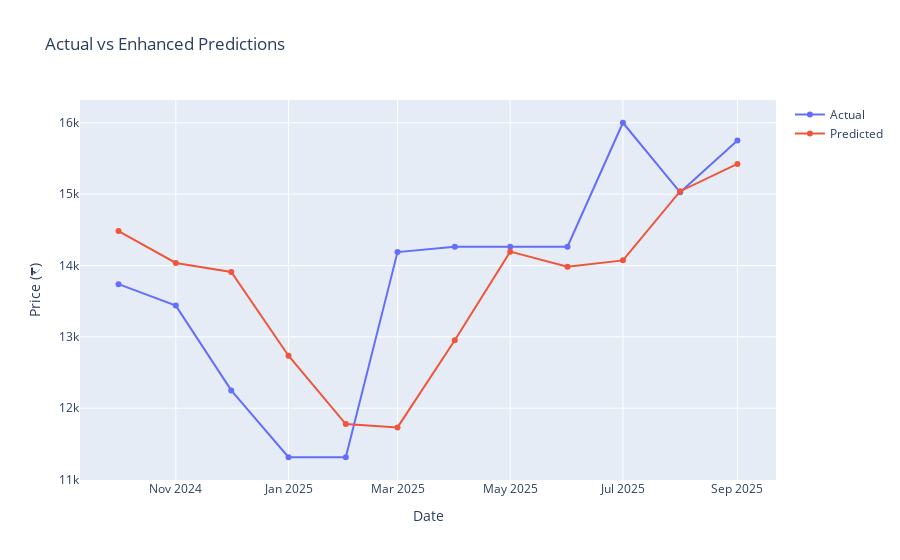

The notebook cell saved with this chart:
### Markdown cell above
## Part 2: Model Development

### Rolling Mean Model Design
We implement a 3-month rolling mean model for the following reasons:

1. **Simplicity & Interpretability**
   - Easy to understand and explain
   - Clear relationship between inputs and outputs
   - Transparent prediction process

2. **Robustness**
   - Less sensitive to outliers than complex models
   - Handles missing data effectively
   - Provides stable predictions

3. **Real-time Capability**
   - Instant updates with new data
   - Low computational requirements
   - Suitable for web deployment

4. **Business Alignment**
   - Captures recent market trends
   - Provides reliable short-term forecasts
   - Supports quick decision-making

### Model Parameters
- Window Size: 3 months (configurable)
- Prediction Horizon: 12 months
- Input: Historical monthly prices
- Output: Next month's predicted price

### Evaluation Metrics
- Mean Absolute Error (MAE)
- Root Mean Square Error (RMSE)
- Mean Absolute Percentage Error (MAPE)
- Prediction Accuracy (within 10%)

### Code cell
# Enhanced Model Implementation with Multiple Strategies

import numpy as np
import pandas as pd
from sklearn.metrics import mean_absolute_error, mean_squared_error
import plotly.graph_objects as go

# 1. Find optimal window size
window_sizes = [3, 6, 9, 12]
window_results = {}

for window in window_sizes:
    actuals, predicted = [], []
    
    for i in range(len(df) - horizon, len(df)):
        start = max(0, i - window)
        pred_val = df.loc[start:i-1, 'y'].mean()
        actuals.append(df.loc[i, 'y'])
        predicted.append(pred_val)
    
    mae = mean_absolute_error(actuals, predicted)
    mape = np.mean(np.abs((np.array(actuals) - np.array(predicted)) / np.array(actuals))) * 100
    window_results[window] = {'mae': mae, 'mape': mape}

print("Window Size Analysis:")
print("-" * 40)
for window, metrics in window_results.items():
    print(f"Window {window} months: MAE = ₹{metrics['mae']:.2f}, MAPE = {metrics['mape']:.1f}%")

# 2. Implement weighted rolling mean with optimal window
best_window = min(window_results.items(), key=lambda x: x[1]['mae'])[0]
print(f"\nOptimal window size: {best_window} months")

actuals, predicted, dates = [], [], []

for i in range(len(df) - horizon, len(df)):
    start = max(0, i - best_window)
    
    # Calculate exponentially weighted mean (more weight to recent data)
    weights = np.exp(np.linspace(0, 1, i-start))
    weighted_mean = np.average(df.loc[start:i-1, 'y'], weights=weights) if i > 0 else df.loc[i, 'y']
    
    # Add seasonality adjustment
    month = df.loc[i, 'ds'].month
    seasonal_factor = df[df['ds'].dt.month == month]['y'].mean() / df['y'].mean()
    
    # Final prediction combining weighted mean and seasonality
    pred_val = weighted_mean * seasonal_factor
    
    actuals.append(df.loc[i, 'y'])
    predicted.append(pred_val)
    dates.append(df.loc[i, 'ds'].strftime("%Y-%m-%d"))

# Create forecast dataframe
forecast_df = pd.DataFrame({
    'ds': dates,
    'actual': actuals,
    'predicted': np.round(predicted, 2)
})

# Calculate performance metrics
mae = mean_absolute_error(forecast_df['actual'], forecast_df['predicted'])
rmse = np.sqrt(mean_squared_error(forecast_df['actual'], forecast_df['predicted']))
mape = np.mean(np.abs((forecast_df['actual'] - forecast_df['predicted']) / forecast_df['actual'])) * 100
accuracy = 100 - mape

print("\nEnhanced Model Performance:")
print("-" * 40)
print(f"Mean Absolute Error (MAE): ₹{mae:.2f}")
print(f"Root Mean Square Error (RMSE): ₹{rmse:.2f}")
print(f"Mean Absolute Percentage Error (MAPE): {mape:.1f}%")
print(f"Accuracy: {accuracy:.1f}%")

# Visualize predictions
fig = go.Figure()

fig.add_trace(go.Scatter(
    x=forecast_df['ds'],
    y=forecast_df['actual'],
    name='Actual',
    mode='lines+markers'
))

fig.add_trace(go.Scatter(
    x=forecast_df['ds'],
    y=forecast_df['predicted'],
    name='Predicted',
    mode='lines+markers'
))

fig.update_layout(
    title='Actual vs Enhanced Predictions',
    xaxis_title='Date',
    yaxis_title='Price (₹)',
    hovermode='x unified'
)

fig.show()

# Save predictions
forecast_df.to_csv('actual_vs_predicted.csv', index=False)
print("\nPredictions saved to 'actual_vs_predicted.csv'")

### Figure 1 — Plotly figure (JSON) as saved in the notebook; plotly's stock layout.template omitted (floating-point values rounded to 4 significant figures)
{"data": [{"mode": "lines+markers", "name": "Actual", "type": "scatter", "x": ["2024-10-01", "2024-11-01", "2024-12-01", "2025-01-01", "2025-02-01", "2025-03-01", "2025-04-01", "2025-05-01", "2025-06-01", "2025-07-01", "2025-08-01", "2025-09-01"], "y": [13738, 13438, 12250, 11313, 11313, 14188, 14263, 14263, 14263, 16000, 15025, 15750]}, {"mode": "lines+markers", "name": "Predicted", "type": "scatter", "x": ["2024-10-01", "2024-11-01", "2024-12-01", "2025-01-01", "2025-02-01", "2025-03-01", "2025-04-01", "2025-05-01", "2025-06-01", "2025-07-01", "2025-08-01", "2025-09-01"], "y": [14480.0, 14040.0, 13910.0, 12740.0, 11780.0, 11730.0, 12950.0, 14190.0, 13980.0, 14070.0, 15040.0, 15420.0]}], "layout": {"hovermode": "x unified", "title": {"text": "Actual vs Enhanced Predictions"}, "xaxis": {"title": {"text": "Date"}}, "yaxis": {"title": {"text": "Price (₹)"}}}}
